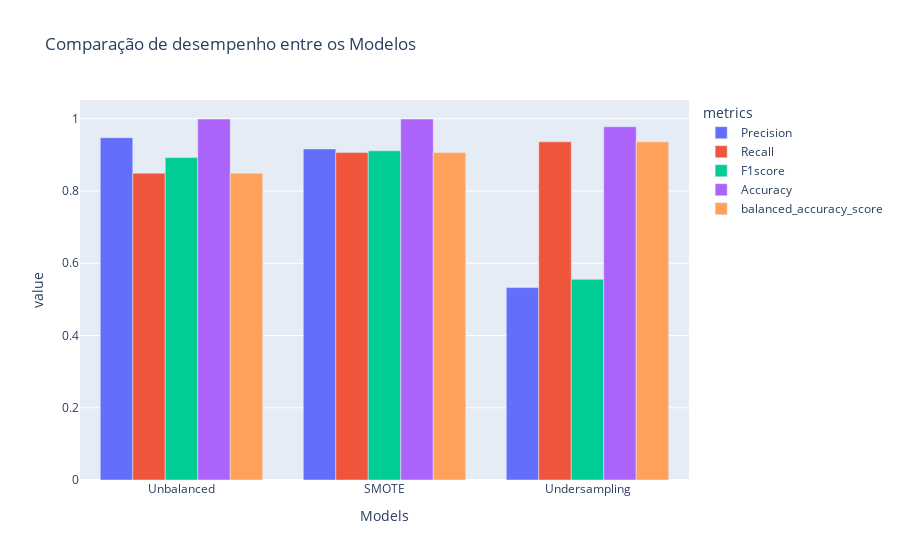

The code cell stored with this chart in its notebook:
### Code cell
# Plotando os dados em um gráfico de barras

import plotly.express as px

metricsdf=pd.melt(metrics,id_vars=['Models'],var_name='metrics', value_name='value')

fig = px.bar(metricsdf, x="Models", color="metrics",
             y='value',
             title="Comparação de desempenho entre os Modelos ",
             barmode='group',
             
            )


a= fig.show()
a

### Figure 1 — Plotly figure (JSON) as saved in the notebook; plotly's stock layout.template omitted (floating-point values rounded to 4 significant figures)
{"data": [{"alignmentgroup": "True", "hovertemplate": "metrics=Precision<br>Models=%{x}<br>value=%{y}<extra></extra>", "legendgroup": "Precision", "marker": {"color": "#636efa", "pattern": {"shape": ""}}, "name": "Precision", "offsetgroup": "Precision", "orientation": "v", "showlegend": true, "textposition": "auto", "type": "bar", "x": ["Unbalanced", "SMOTE", "Undersampling"], "xaxis": "x", "y": [0.9477, 0.9165, 0.5328], "yaxis": "y"}, {"alignmentgroup": "True", "hovertemplate": "metrics=Recall<br>Models=%{x}<br>value=%{y}<extra></extra>", "legendgroup": "Recall", "marker": {"color": "#EF553B", "pattern": {"shape": ""}}, "name": "Recall", "offsetgroup": "Recall", "orientation": "v", "showlegend": true, "textposition": "auto", "type": "bar", "x": ["Unbalanced", "SMOTE", "Undersampling"], "xaxis": "x", "y": [0.8495, 0.9064, 0.9362], "yaxis": "y"}, {"alignmentgroup": "True", "hovertemplate": "metrics=F1score<br>Models=%{x}<br>value=%{y}<extra></extra>", "legendgroup": "F1score", "marker": {"color": "#00cc96", "pattern": {"shape": ""}}, "name": "F1score", "offsetgroup": "F1score", "orientation": "v", "showlegend": true, "textposition": "auto", "type": "bar", "x": ["Unbalanced", "SMOTE", "Undersampling"], "xaxis": "x", "y": [0.8925, 0.9114, 0.5556], "yaxis": "y"}, {"alignmentgroup": "True", "hovertemplate": "metrics=Accuracy<br>Models=%{x}<br>value=%{y}<extra></extra>", "legendgroup": "Accuracy", "marker": {"color": "#ab63fa", "pattern": {"shape": ""}}, "name": "Accuracy", "offsetgroup": "Accuracy", "orientation": "v", "showlegend": true, "textposition": "auto", "type": "bar", "x": ["Unbalanced", "SMOTE", "Undersampling"], "xaxis": "x", "y": [0.9993, 0.9994, 0.9779], "yaxis": "y"}, {"alignmentgroup": "True", "hovertemplate": "metrics=balanced_accuracy_score<br>Models=%{x}<br>value=%{y}<extra></extra>", "legendgroup": "balanced_accuracy_score", "marker": {"color": "#FFA15A", "pattern": {"shape": ""}}, "name": "balanced_accuracy_score", "offsetgroup": "balanced_accuracy_score", "orientation": "v", "showlegend": true, "textposition": "auto", "type": "bar", "x": ["Unbalanced", "SMOTE", "Undersampling"], "xaxis": "x", "y": [0.8495, 0.9064, 0.9362], "yaxis": "y"}], "layout": {"barmode": "group", "legend": {"title": {"text": "metrics"}, "tracegroupgap": 0}, "title": {"text": "Comparação de desempenho entre os Modelos "}, "xaxis": {"anchor": "y", "domain": [0, 1], "title": {"text": "Models"}}, "yaxis": {"anchor": "x", "domain": [0, 1], "title": {"text": "value"}}}}
